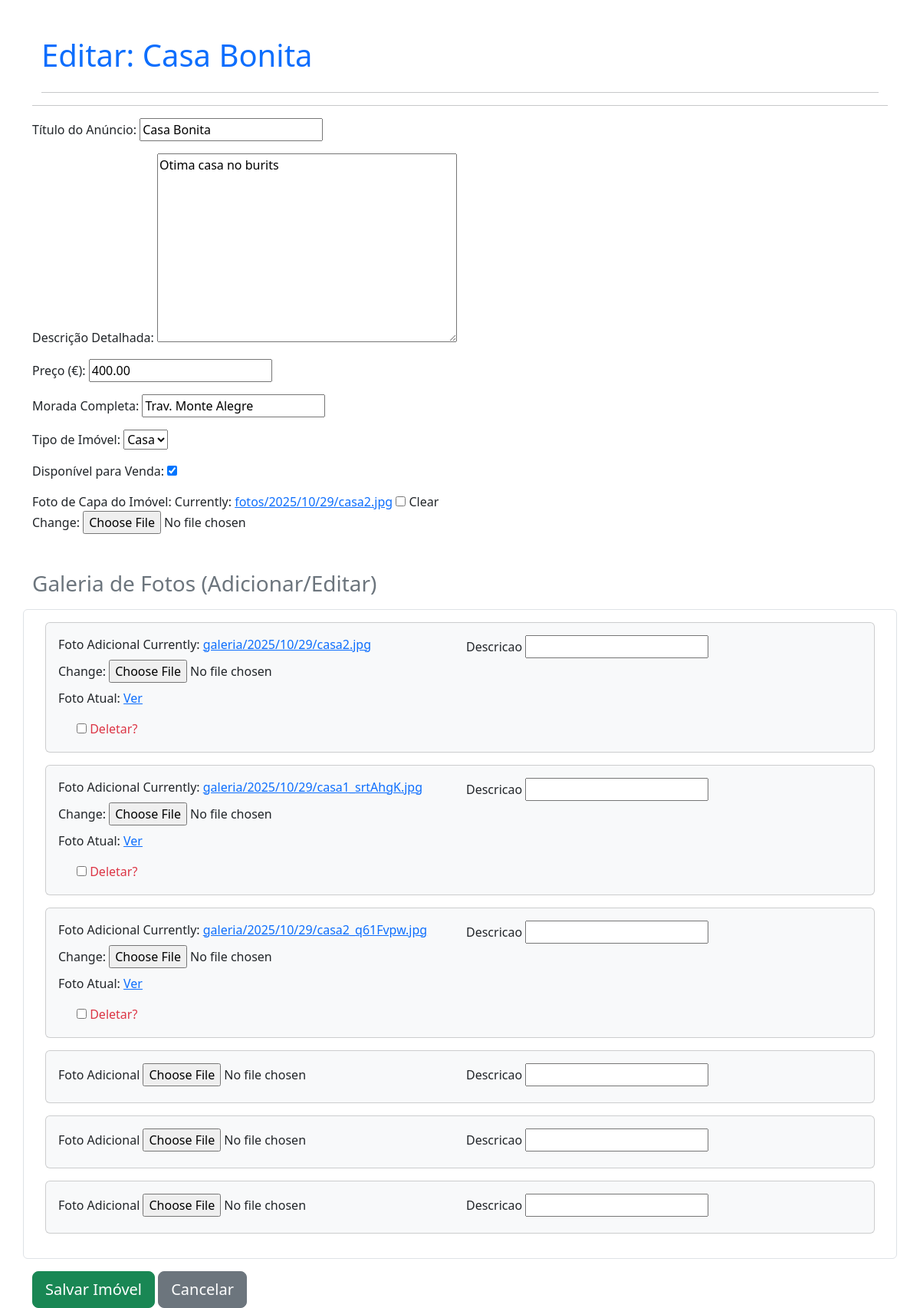
Page /2/editar/ on the committed database.
### imoveis/models.py (models this page shows, shortened)
class Imovel(models.Model):
    TIPO_CHOICES = (
        ('CASA', 'Casa'),
        ('LOTE', 'Lote'),
    )
    titulo = models.CharField(max_length=200, verbose_name="Título do Anúncio")
    descricao = models.TextField(verbose_name="Descrição Detalhada")
    preco = models.DecimalField(
        max_digits=12, # Ex: 9.999.999.99
        decimal_places=2,
        verbose_name="Preço (€)"
    )
    endereco = models.CharField(max_length=255, verbose_name="Morada Completa")
    tipo = models.CharField(
        max_length=4,
        choices=TIPO_CHOICES,
        default='CASA',
        verbose_name="Tipo de Imóvel"
    )
    imagem_principal = models.ImageField(
        upload_to='fotos/%Y/%m/%d/', # Guarda as imagens numa subpasta baseada na data
        blank=True,                 # O campo não é obrigatório
        null=True,                  # Pode ser nulo no banco de dados
        verbose_name="Imagem Principal"
    )
    esta_a_venda = models.BooleanField(default=True, verbose_name="Disponível para Venda")
    data_criacao = models.DateTimeField(auto_now_add=True, verbose_name="Data de Criação")
    class Meta:
        verbose_name = "Imóvel"
        verbose_name_plural = "Imóveis"
        ordering = ['-data_criacao']

### imoveis/views.py (the view, shortened to what this page needs)
# urls.py: path('<int:pk>/editar/', ImovelUpdateView.as_view(), name='editar_imovel'),
class ImovelUpdateView(UpdateView):
    model = Imovel # 🌟 CORRIGIDO: Propriedade obrigatória
    form_class = ImovelForm # 🌟 CORRIGIDO: Propriedade obrigatória
    template_name = 'imoveis/cadastro_imovel.html' # 🌟 CORRIGIDO: Propriedade obrigatória
    def get_context_data(self, **kwargs):
        context = super().get_context_data(**kwargs)
        if self.request.POST:
            context['galeria_formset'] = ImagemFormSet(self.request.POST, self.request.FILES, instance=self.object)
        else:
            context['galeria_formset'] = ImagemFormSet(instance=self.object)
        return context

### imoveis/forms.py
class ImovelForm(forms.ModelForm):
    class Meta:
        model = Imovel # O modelo que queremos usar
        fields = (
            'titulo', 'descricao', 'preco', 'endereco',
            'tipo', 'esta_a_venda'
        )
        labels = {
            'titulo': 'Título do Anúncio',
            'preco': 'Preço (€)',
            'endereco': 'Morada',
            'tipo': 'Tipo de Imóvel',
            'esta_a_venda': 'Disponível para Venda?',
        }
        widgets = {
            'titulo': forms.TextInput(attrs={'class': 'form-control'}),
            'descricao': forms.Textarea(attrs={'class': 'form-control', 'rows': 4}),
            'preco': forms.NumberInput(attrs={'class': 'form-control'}),
            'endereco': forms.TextInput(attrs={'class': 'form-control'}),
        }

### imoveis/templates/imoveis/cadastro_imovel.html (shortened to what this page needs)
<!DOCTYPE html>
<html lang="pt">
<head>
    <link href="https://cdn.jsdelivr.net/npm/bootstrap@5.3.3/dist/css/bootstrap.min.css" rel="stylesheet">
</head>
<body>
    <div class="container mt-5">
        <div class="container mt-5">
            <h1 class="mb-4 text-primary">
                {% if form.instance.pk %}
                    Editar: {{ form.instance.titulo }}
                {% else %}
                    Cadastrar Novo Imóvel
                {% endif %}
            </h1>
            <hr>
            </div>
        <hr>
        <form method="post" enctype="multipart/form-data">
            {{ form.as_p }}
            <h3 class="mt-5 mb-3 text-secondary">Galeria de Fotos (Adicionar/Editar)</h3>
            <div class="row border p-3 rounded">
                <div class="col-12">
                    {% for foto_form in galeria_formset %}
                        <div class="card mb-3 p-3 bg-light">
                            <div class="row g-3">
                                <div class="col-md-6">
                                    <label class="form-label">{{ foto_form.imagem.label }}</label>
                                    {{ foto_form.imagem }}
                                    {% if foto_form.instance.imagem %}
                                        <p class="mt-2">
                                            Foto Atual: <a href="{{ foto_form.instance.imagem.url }}" target="_blank">Ver</a>
                                        </p>
                                        <div class="form-check form-check-inline">
                                            {{ foto_form.DELETE }}
                                            <label class="form-check-label text-danger" for="{{ foto_form.DELETE.id_for_label }}">Deletar?</label>
                                        </div>
                                    {% endif %}
                                </div>
                                <div class="col-md-6">
                                    <label class="form-label">{{ foto_form.descricao.label }}</label>
                                    {{ foto_form.descricao }}
                                </div>
                            </div>
                        </div>
                    {% endfor %}
                </div>
            </div>
            <button type="submit" class="btn btn-success btn-lg mt-3">Salvar Imóvel</button>
            <a href="{% url 'lista_imoveis' %}" class="btn btn-secondary btn-lg mt-3">Cancelar</a>
        </form>
    </div>
</body>
</html>

### rows in the picture
Imovel: instance.titulo "Casa Bonita", titulo "Casa Bonita", descricao "Otima casa no burits", preco "400.00", endereco "Trav. Monte Alegre", tipo "Casa", esta_a_venda "☑"

### other values in the picture
{{ foto_form.imagem.label }} "Foto Adicional" "Foto Adicional" "Foto Adicional" "Foto Adicional" "Foto Adicional" "Foto Adicional"
{{ foto_form.descricao.label }} "Descricao" "Descricao" "Descricao" "Descricao" "Descricao" "Descricao"
